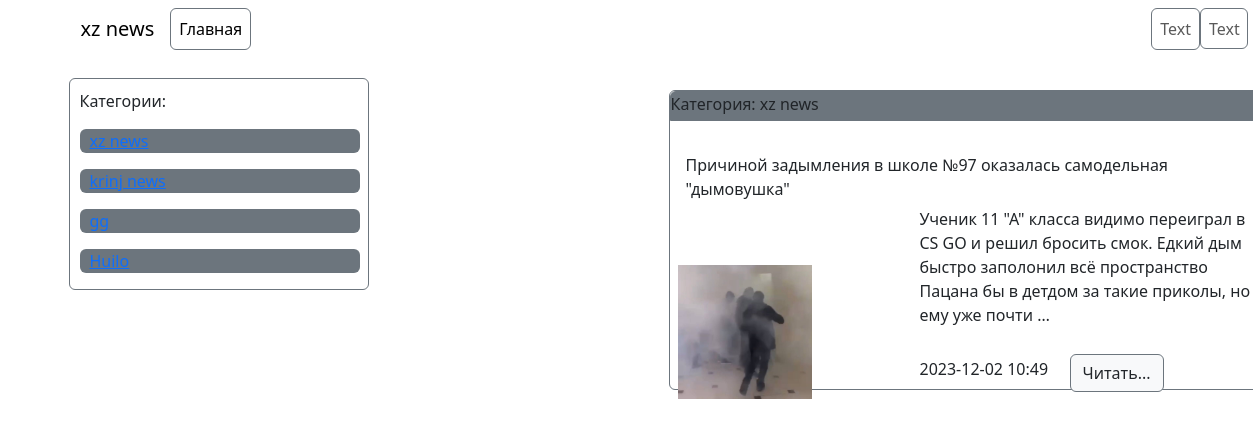
The page /category/3 on the database its author committed.
### news/models.py (models this page shows, shortened)
class Category(models.Model):
    title = models.CharField(max_length=150, verbose_name='Наименование категории', db_index=True)
    def __str__(self):
        return self.title
    class Meta:
        verbose_name = 'Категория'
        verbose_name_plural = 'Категории'
        ordering = ['-title']

class News(models.Model):
    title = models.CharField(max_length=150, verbose_name='Наименование')
    content = models.TextField(blank=True, verbose_name='Контент')
    created_at = models.DateTimeField(auto_now_add=True, verbose_name='Дата создания')
    updated_at = models.DateTimeField(auto_now=True, verbose_name='Обновлено')
    photo = models.ImageField(upload_to='photos/%Y/%m/%d', verbose_name='Фото', blank=True)
    is_published = models.BooleanField(default=True, verbose_name='Опубликовано')
    category = models.ForeignKey('Category', on_delete=models.PROTECT, verbose_name='Категория', null=True)
    class Meta:
        verbose_name = 'Новость'
        verbose_name_plural = 'Новости'
        ordering = ['created_at']

### news/views.py (the view)
# urls.py: path('category/<category_id>', get_category, name='category'),
def get_category(request, category_id):
    news = News.objects.filter(category_id=category_id)
    categories = Category.objects.all()
    category = Category.objects.get(pk=category_id)
    context = {
        'news': news,
        'categories': categories,
        'category': category
    }
    return render(request, "news/category.html", context)

### news/templates/news/category.html (shortened to what this page needs)
<!DOCTYPE html>
<html lang="en">
<head>
    <link href="https://cdn.jsdelivr.net/npm/bootstrap@5.3.2/dist/css/bootstrap.min.css" rel="stylesheet"
>
</head>
<body>
    <div class="container">
        <nav class="navbar navbar-expand-lg">
            <div class="container-fluid">
                <a class="navbar-brand" href="#">{{ category.title }}</a>
                <div class="collapse navbar-collapse" id="navbarNav">
                    <ul class="navbar-nav">
                        <li class="nav-item">
                            <a class="btn_link nav-link active border border-secondary rounded" aria-current="page"
                                href="{% url 'home' %}">Главная</a>
                        </li>
                        <li class="nav-item">
                            <a class="btn_link nav-link border border-secondary rounded" href="#"
                                style="margin-left: 900px;">Text</a>
                        </li>
                        <li class="nav-item">
                            <a class="btn_link nav-link border border-secondary rounded" href="#"
                                style="width: 48px; height: 41px;">Text</a>
                        </li>
                    </ul>
                </div>
            </div>
        </nav>
    <div class="box border border-secondary rounded" style="height: 100%; width: 300px; margin-top: 20px;">
            <p style="margin-left: 10px; margin-top: 10px;">Категории:</p>
            {% for item in categories %}
            <div class="nev_btn bg-secondary rounded" style="width: 280px; margin-left: 10px;">
                <a href="{% url 'category' item.id %}  "><p style="margin-left: 10px; cursor: pointer;">{{ item.title }}</p></a>
            </div>
            {% endfor %}
        </div>
        <div class="boxes" style="margin-left: 600px; margin-top: -200px; margin-right: 100px;">
            {% for item in news %}
            <div class="box border border-secondary rounded" style="width: 600px; height: 300px;">
                <div>
                    <p class="bg-secondary border border-secondary rounded-top" style="width: 600px; height: 30px;">
                        Категория: {{ item.category }}</p>
                </div>
                <p class="mx-auto p-3">{{ item.title }}</p>
                <br>
                {% if item.photo %}
                <img src="{{ item.photo.url }}" class="mx-auto p-2"
                style="width: 15    0px; height: 150px;">
                {% else %}
                <img src="https://i.pinimg.com/736x/18/49/90/18499075c298138ac6608732caca321f.jpg" class="mx-auto p-2"
                style="width: 150px; height: 150px;">
                {% endif %}
                <div style="margin-left: 250px; margin-top: -200px;">
                    <p> {{ item.content|truncatewords:30 }}</p>
                    <p style="margin-top: 30px;">{{ item.created_at|date:"Y-m-d H:i" }}</p>
                    <div><a class="btn btn-primary bg-light text-dark border border-secondary" href="#" role="button"
                            style="margin-left: 150px; margin-top: -75px;">Читать...</a></div>
                </div>
            </div>
            <br>
            {% endfor %}
        </div>
    </div>
</body>
</html>

### rows shown on the page
Category: title "xz news"
News: category "xz news", title "Причиной задымления в школе №97 оказалась самодельная \"дымовушка\"", photo (picture), content "Ученик 11 \"А\" класса видимо переиграл в CS GO и решил бросить смок. Едкий дым быстро заполонил всё пространство Пацана бы в детдом за такие приколы, но ему уже почти …", created_at "2023-12-02 10:49"
